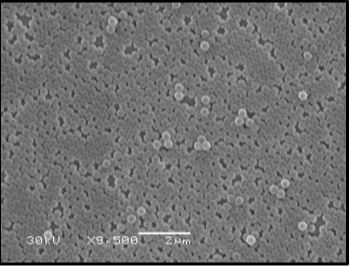
#> input picture testingRetiredCode/Part_3/2.JPG, 350 x 266 px, found by its file name
$ python fourier.py
#> lines starting #> are read from the running program, lines starting #| are printed output that depends on the picture
# -*- coding: utf-8 -*-

# importing necessary libraries
import cv2
import numpy as np
from matplotlib import pyplot as plt

img = cv2.imread('C:\\Users\\Jordan Moshcovitis\\Documents\\Masters\\The Art of Scientific Computing\\AOSC-Computervision\\testingRetiredCode\\Part_3\\2.jpg',0)
#> img is the input picture: shape (266, 350); min 0, max 255, mean 113
f = np.fft.fft2(img)
fshift = np.fft.fftshift(f)
m_s = 20*np.log(np.abs(fshift))
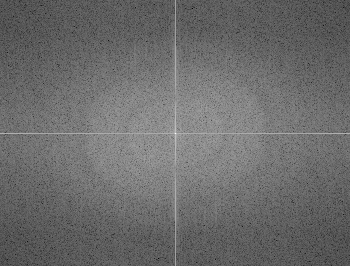
#> m_s: shape (266, 350) float64; min 16.13, max 323.4, mean 146.1; drawn with min black and max white

plt.subplot(121),plt.imshow(img)
plt.title('Input Image'), plt.xticks([]), plt.yticks([])
plt.subplot(122),plt.imshow(m_s)
plt.title('Magnitude Spectrum'), plt.xticks([]), plt.yticks([])
plt.show()
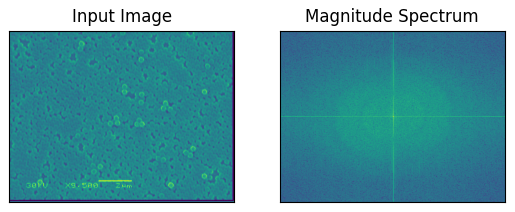
#> figure drawn by matplotlib, 2 panels

$ run again, with testingRetiredCode/Part_3/1.JPG copied over testingRetiredCode/Part_3/2.JPG
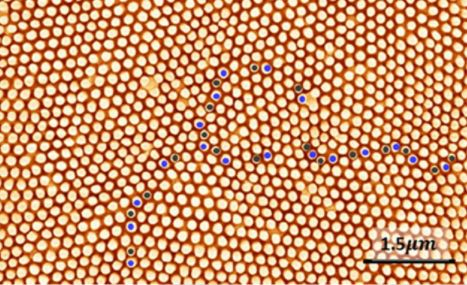
#> input picture testingRetiredCode/Part_3/1.JPG, 467 x 285 px, found by its file name
#> `m_s = 20*np.log(np.abs(fshift))`:
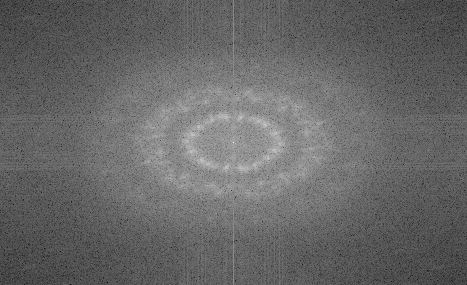
#> m_s: shape (285, 467) float64; min 32.37, max 337.5, mean 155.8; drawn with min black and max white
#> `plt.show()`:
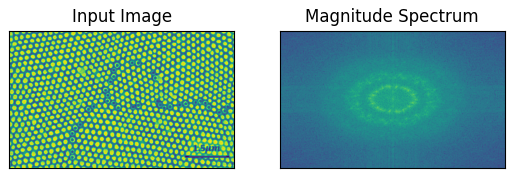
#> figure drawn by matplotlib, 2 panels

$ run again, with testingRetiredCode/Part_3/13.png saved as testingRetiredCode/Part_3/2.JPG
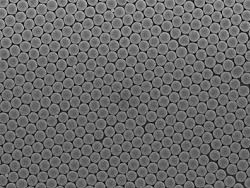
#> input picture testingRetiredCode/Part_3/13.png, 250 x 188 px, found by its file name
#> img is the input picture: shape (188, 250); min 0, max 207, mean 105.7
#> `m_s = 20*np.log(np.abs(fshift))`:
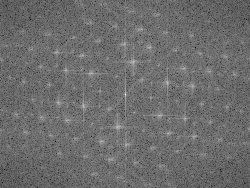
#> m_s: shape (188, 250) float64; min 42.45, max 308.4, mean 155.7; drawn with min black and max white
#> `plt.show()`:
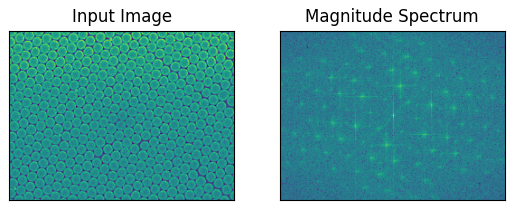
#> figure drawn by matplotlib, 2 panels

$ run again, with testingRetiredCode/Part_3/4.PNG saved as testingRetiredCode/Part_3/2.JPG
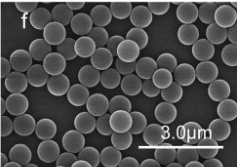
#> input picture testingRetiredCode/Part_3/4.PNG, 237 x 167 px, found by its file name
#> img is the input picture: shape (167, 237); min 7, max 255, mean 77.8
#> `m_s = 20*np.log(np.abs(fshift))`:
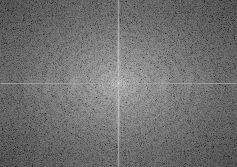
#> m_s: shape (167, 237) float64; min 30.55, max 298.8, mean 148.5; drawn with min black and max white
#> `plt.show()`:
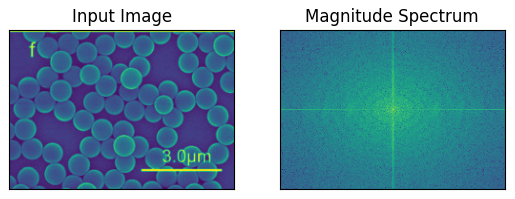
#> figure drawn by matplotlib, 2 panels
